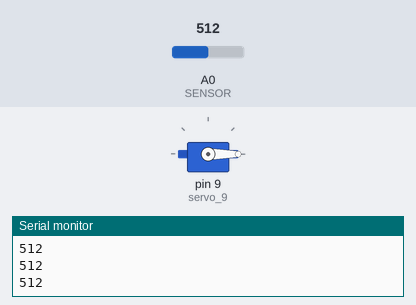
Recording of a sketch running on a simulated Arduino Uno, built with avr-gcc and run on an emulated ATmega328P. Parts: servo, the last lines printed to the serial monitor. Inputs (shaded band) come from the test bench; at power-on: A0 (SENSOR) = 512.

Above: at 1.2 s.
1.3 s: A0 (SENSOR) set to 529
2.8 s: A0 (SENSOR) set to 550
At 3.7 s:
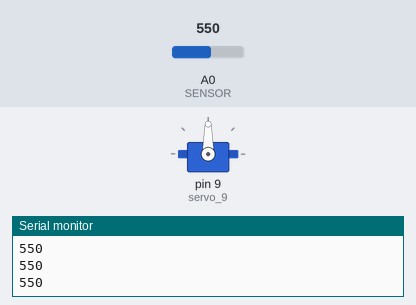
4.3 s: A0 (SENSOR) set to 612
5.8 s: A0 (SENSOR) set to 631
At 6.2 s:
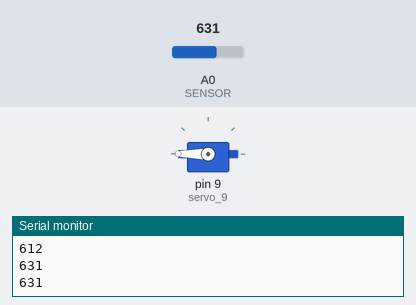
7.3 s: A0 (SENSOR) set to 610
At 8.6 s:
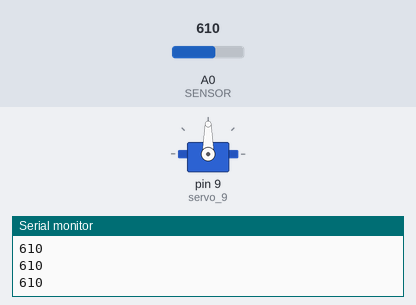
8.9 s: A0 (SENSOR) set to 630
At 10.0 s:
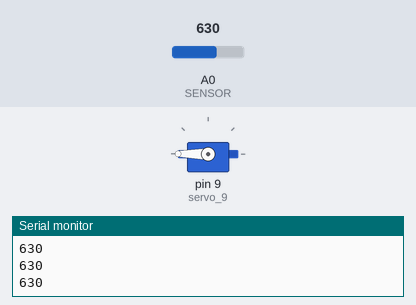
Timing chart, 0 to 11.5 s (numbered marks = the images above; inputs shaded):
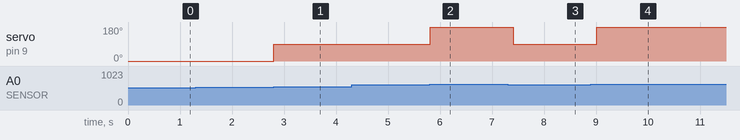

Measured:
- the behaviour switches between 539 and 540 on A0 (SENSOR) (found by bisection; images 0 and 1)
- the behaviour switches between 619 and 620 on A0 (SENSOR) (found by bisection; images 1 and 2)
- after the input at 2.8 s, servo on pin 9 (servo_9): 0° → 90° at once
- after the input at 5.8 s, servo on pin 9 (servo_9): 90° → 180° at once
- after the input at 7.3 s, servo on pin 9 (servo_9): 180° → 90° after 0.11 s
- after the input at 8.9 s, servo on pin 9 (servo_9): 90° → 180° after 0.11 s

The sketch:

servo.ino
```cpp
#include <Servo.h>

#define SENSOR A0

Servo servo_9;

void setup()
{
  servo_9.attach(9);
  Serial.begin(9600);
}

void loop()
{
  int sensorValue = analogRead(SENSOR);

  Serial.println(sensorValue);

  if(sensorValue >= 620) {
    servo_9.write(180);
  } else if(sensorValue >= 540) {
    servo_9.write(90);
  } else {
    servo_9.write(0);
  }

  delay(200);
}
```
